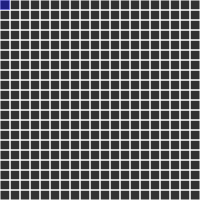
Frame 1 (no input)
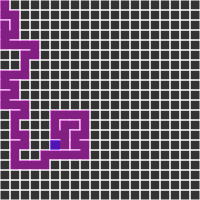
Frame 60 (no input)
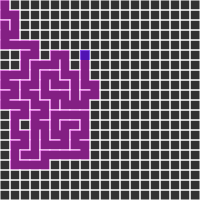
Frame 120 (the mouse pressed at the canvas centre since frame 60)

The p5.js sketch that drew these frames (run headless with seeded random() and noise() and a simulated clock; from frame 60 on, the mouse is pressed at the canvas centre):

// p5.js sketch
// ── sketch.js
var rows, cols;
var w = 10;

var grid = [];

var current;

var stack = [];

function setup() {
  createCanvas(200, 200);
  cols = floor(width / w);
  rows = floor(height / w);

  // frameRate(5);

  for(var j = 0; j < rows; j++) {
    for(var i = 0; i < cols; i++) {
      var cell = new Cell(i, j);
      grid.push(cell);
    }
  }

  current = grid[0];

}


function draw() {
  background(51);

  for(var i = 0; i < grid.length; i++) {
    grid[i].show();
  }

  current.visited = true;
  current.highlight();
  // Step 1
  var next = current.checkNeighbors();
  if(next) {
    next.visited = true;

    // Step 2
    stack.push(current);
    
    // Step 3
    removeWalls(current, next);


    // Step 4
    current = next;
  }
  else if(stack.length > 0){
    current = stack.pop();
  }

}


function index(i, j) {
  if(i < 0 || j < 0 || i > cols - 1 || j > rows - 1) {
     return -1;
  }
  return i + j * cols;
}



// ── cell.js
function Cell(i, j) {
    this.i = i;
    this.j = j;
    this.walls = [true, true, true, true];    // top right bottom left
    this.visited = false;
  
    this.checkNeighbors = function() {
      var neighbors = [];
  
      var top = grid[index(i, j - 1)];
      var right = grid[index(i + 1, j)];
      var bottom = grid[index(i, j + 1)];
      var left = grid[index(i - 1, j)];
  
      if(top && !top.visited) {
        neighbors.push(top);
      }
      if(right && !right.visited) {
        neighbors.push(right);
      }
      if(bottom && !bottom.visited) {
        neighbors.push(bottom);
      }
      if(left && !left.visited) {
        neighbors.push(left);
      }
  
      if(neighbors.length > 0) {
        var r = floor(random(0, neighbors.length));
        return neighbors[r];
      }
      else {
        return undefined;
      }
  
    }
  
    this.highlight = function() {
      var x = this.i * w;
      var y = this.j * w;
      noStroke();
      fill(0, 0, 255, 100);
      rect(x, y, w, w);
    }
  
    this.show = function() {
      var x = this.i * w;
      var y = this.j * w;
      
      stroke(255);
  
      if(this.walls[0]) {
        line(x     , y     , x + w , y);          // top
      }
      if(this.walls[1]) {
        line(x + w , y     , x + w , y + w);      // right
      }
      if(this.walls[2]) {
        line(x + w , y + w , x     , y + w);      // bottom 
      }
      if(this.walls[3]) {
        line(x     , y + w , x     , y);          // left
      }
      
      if(this.visited) {
        noStroke();
        fill(255, 0, 255, 100);
        rect(x, y, w, w);
      }
    }
  }
  
  
  function removeWalls(a, b) {
    var x = a.i - b.i;
    if(x === 1) {
      // b is the left of a
      a.walls[3] = false;
      b.walls[1] = false;
    }
    else if(x === -1) {
      // b is the right of a;
      a.walls[1] = false;
      b.walls[3] = false;
    }
    
    var y = a.j - b.j;
    if(y === 1) {
      // b is the top of a
      a.walls[0] = false;
      b.walls[2] = false;
    }
    else if(y === -1) {
      // b is the bottom of a;
      a.walls[2] = false;
      b.walls[0] = false;
    }
    
  }
// ── style.css
html{
  margin: 0;
  padding: 0;
}

canvas {
  /* display: block; */
  vertical-align: top;
  
}

body {
  padding: 20px;
  margin: 0;
  text-align: center;
  justify-content: center;
}
